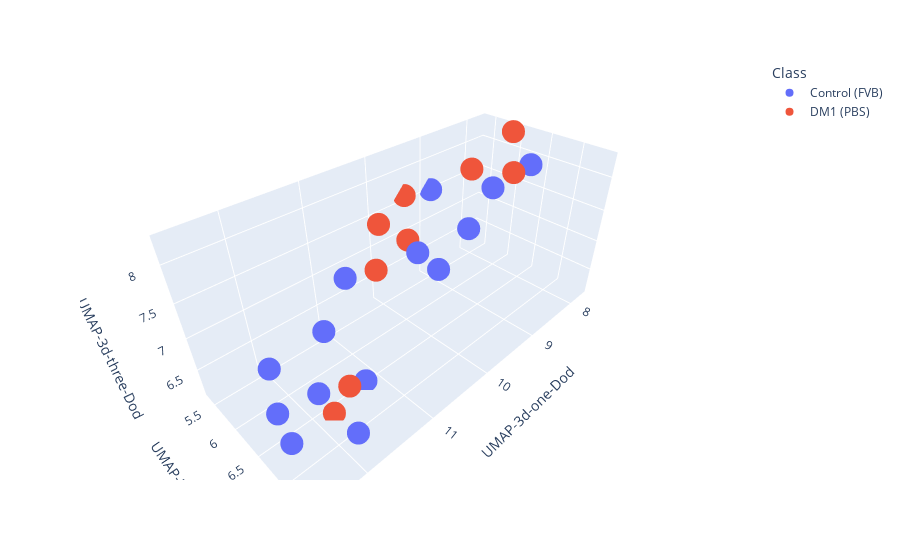

This figure's notebook cell:
### Code cell
fig_UMAP_after_DoD = px.scatter_3d(data_to_visualize, x='UMAP-3d-one-Dod', y='UMAP-3d-two-Dod', z='UMAP-3d-three-Dod', color='Class')

fig_UMAP_after_DoD.show()

### Figure 1 — Plotly figure (JSON) as saved in the notebook; plotly's stock layout.template omitted (floating-point values rounded to 4 significant figures)
{"data": [{"hovertemplate": "Class=Control (FVB)<br>UMAP-3d-one-Dod=%{x}<br>UMAP-3d-two-Dod=%{y}<br>UMAP-3d-three-Dod=%{z}<extra></extra>", "legendgroup": "Control (FVB)", "marker": {"color": "#636efa", "symbol": "circle"}, "mode": "markers", "name": "Control (FVB)", "scene": "scene", "showlegend": true, "type": "scatter3d", "x": [11.23, 12.38, 12.21, 11.62, 8.033, 12.33, 12.55, 8.923, 9.861, 8.866, 12.02, 7.732, 11.11, 9.334], "y": [6.549, 6.469, 7.125, 6.392, 5.884, 6.418, 7.067, 6.173, 6.087, 5.361, 7.419, 6.307, 6.159, 5.989], "z": [6.164, 6.471, 7.194, 7.13, 7.451, 7.088, 6.712, 7.221, 7.206, 7.529, 6.698, 7.866, 7.469, 6.624]}, {"hovertemplate": "Class=DM1 (PBS)<br>UMAP-3d-one-Dod=%{x}<br>UMAP-3d-two-Dod=%{y}<br>UMAP-3d-three-Dod=%{z}<extra></extra>", "legendgroup": "DM1 (PBS)", "marker": {"color": "#EF553B", "symbol": "circle"}, "mode": "markers", "name": "DM1 (PBS)", "scene": "scene", "showlegend": true, "type": "scatter3d", "x": [8.234, 11.8, 11.72, 7.757, 10.53, 9.481, 10.0, 8.201, 9.392], "y": [5.611, 6.655, 6.919, 5.956, 6.014, 5.501, 5.48, 6.338, 5.344], "z": [7.736, 6.14, 6.746, 8.281, 7.221, 6.979, 7.449, 7.901, 7.613]}], "layout": {"legend": {"title": {"text": "Class"}, "tracegroupgap": 0}, "margin": {"t": 60}, "scene": {"domain": {"x": [0, 1], "y": [0, 1]}, "xaxis": {"title": {"text": "UMAP-3d-one-Dod"}}, "yaxis": {"title": {"text": "UMAP-3d-two-Dod"}}, "zaxis": {"title": {"text": "UMAP-3d-three-Dod"}}}}}
